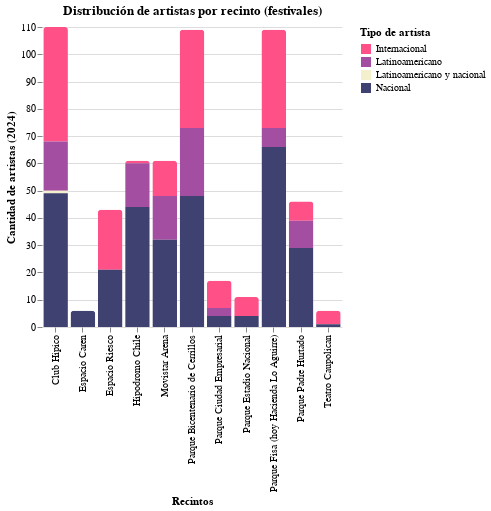

Notebook code for this chart:
### Code cell
import altair as alt
import pandas as pd

datos = pd.read_csv('/content/drive/MyDrive/Colab Notebooks/Artistas por recinto_2.0.csv')

chart_csv= alt.Chart(datos).mark_bar(

    cornerRadiusTopLeft=3,
    cornerRadiusTopRight=3

).encode(

    x='Recintos:O',
    y='Cantidad de artistas (2024):Q',

    color=alt.Color('Tipo de artista:N',
     scale=alt.Scale(
                    domain=['Internacional', 'Latinoamericano', 'Latinoamericano y nacional','Nacional'],
                    range=['#FF5187','#A34EA0','#F4F0CD','#3F4270']

       )
    )
).configure_view(step=16, strokeWidth=0).configure_axis(domain=False, labelFontSize=10, titleFontSize=11).properties(width=300, title="Distribución de artistas por recinto (festivales)", background="white").configure_title(anchor='middle', align='center')


chart_csv.show()

chart_csv.save('grafico-recintos-artistas.html')

### Figure 1 — Vega-Lite specification as saved in the notebook (floating-point values rounded to 4 significant figures)
{"config": {"view": {"continuousWidth": 300, "continuousHeight": 300, "step": 16, "strokeWidth": 0}, "axis": {"domain": false, "labelFontSize": 10, "titleFontSize": 11}, "title": {"align": "center", "anchor": "middle"}}, "data": {"name": "data-2f6cbf7b3231eec62f8c114daf090c9c"}, "mark": {"type": "bar", "cornerRadiusTopLeft": 3, "cornerRadiusTopRight": 3}, "background": "white", "encoding": {"color": {"field": "Tipo de artista", "scale": {"domain": ["Internacional", "Latinoamericano", "Latinoamericano y nacional", "Nacional"], "range": ["#FF5187", "#A34EA0", "#F4F0CD", "#3F4270"]}, "type": "nominal"}, "x": {"field": "Recintos", "type": "ordinal"}, "y": {"field": "Cantidad de artistas (2024)", "type": "quantitative"}}, "title": "Distribución de artistas por recinto (festivales)", "width": 300, "$schema": "https://vega.github.io/schema/vega-lite/v5.20.1.json", "datasets": {"data-2f6cbf7b3231eec62f8c114daf090c9c": [{"Recintos": "Club Hipico", "Tipo de artista": "Internacional", "Cantidad de artistas (2024)": 42}, {"Recintos": "Espacio Caren", "Tipo de artista": "Internacional", "Cantidad de artistas (2024)": 0}, {"Recintos": "Espacio Riesco", "Tipo de artista": "Internacional", "Cantidad de artistas (2024)": 22}, {"Recintos": "Hipodromo Chile", "Tipo de artista": "Internacional", "Cantidad de artistas (2024)": 1}, {"Recintos": "Movistar Arena", "Tipo de artista": "Internacional", "Cantidad de artistas (2024)": 13}, {"Recintos": "Parque Bicentenario de Cerrillos", "Tipo de artista": "Internacional", "Cantidad de artistas (2024)": 36}, {"Recintos": "Parque Ciudad Empresarial", "Tipo de artista": "Internacional", "Cantidad de artistas (2024)": 10}, {"Recintos": "Parque Estadio Nacional", "Tipo de artista": "Internacional", "Cantidad de artistas (2024)": 7}, {"Recintos": "Parque Fisa (hoy Hacienda Lo Aguirre)", "Tipo de artista": "Internacional", "Cantidad de artistas (2024)": 36}, {"Recintos": "Parque Padre Hurtado", "Tipo de artista": "Internacional", "Cantidad de artistas (2024)": 7}, {"Recintos": "Teatro Caupolican", "Tipo de artista": "Internacional", "Cantidad de artistas (2024)": 5}, {"Recintos": "Club Hipico", "Tipo de artista": "Latinoamericano", "Cantidad de artistas (2024)": 18}, {"Recintos": "Espacio Caren", "Tipo de artista": "Latinoamericano", "Cantidad de artistas (2024)": 0}, {"Recintos": "Espacio Riesco", "Tipo de artista": "Latinoamericano", "Cantidad de artistas (2024)": 0}, {"Recintos": "Hipodromo Chile", "Tipo de artista": "Latinoamericano", "Cantidad de artistas (2024)": 16}, {"Recintos": "Movistar Arena", "Tipo de artista": "Latinoamericano", "Cantidad de artistas (2024)": 16}, {"Recintos": "Parque Bicentenario de Cerrillos", "Tipo de artista": "Latinoamericano", "Cantidad de artistas (2024)": 25}, {"Recintos": "Parque Ciudad Empresarial", "Tipo de artista": "Latinoamericano", "Cantidad de artistas (2024)": 3}, {"Recintos": "Parque Estadio Nacional", "Tipo de artista": "Latinoamericano", "Cantidad de artistas (2024)": 0}, {"Recintos": "Parque Fisa (hoy Hacienda Lo Aguirre)", "Tipo de artista": "Latinoamericano", "Cantidad de artistas (2024)": 7}, {"Recintos": "Parque Padre Hurtado", "Tipo de artista": "Latinoamericano", "Cantidad de artistas (2024)": 10}, {"Recintos": "Teatro Caupolican", "Tipo de artista": "Latinoamericano", "Cantidad de artistas (2024)": 0}, {"Recintos": "Club Hipico", "Tipo de artista": "Latinoamericano y nacional", "Cantidad de artistas (2024)": 1}, {"Recintos": "Espacio Caren", "Tipo de artista": "Latinoamericano y nacional", "Cantidad de artistas (2024)": 0}, {"Recintos": "Espacio Riesco", "Tipo de artista": "Latinoamericano y nacional", "Cantidad de artistas (2024)": 0}, {"Recintos": "Hipodromo Chile", "Tipo de artista": "Latinoamericano y nacional", "Cantidad de artistas (2024)": 0}, {"Recintos": "Movistar Arena", "Tipo de artista": "Latinoamericano y nacional", "Cantidad de artistas (2024)": 0}, {"Recintos": "Parque Bicentenario de Cerrillos", "Tipo de artista": "Latinoamericano y nacional", "Cantidad de artistas (2024)": 0}, {"Recintos": "Parque Ciudad Empresarial", "Tipo de artista": "Latinoamericano y nacional", "Cantidad de artistas (2024)": 0}, {"Recintos": "Parque Estadio Nacional", "Tipo de artista": "Latinoamericano y nacional", "Cantidad de artistas (2024)": 0}, {"Recintos": "Parque Fisa (hoy Hacienda Lo Aguirre)", "Tipo de artista": "Latinoamericano y nacional", "Cantidad de artistas (2024)": 0}, {"Recintos": "Parque Padre Hurtado", "Tipo de artista": "Latinoamericano y nacional", "Cantidad de artistas (2024)": 0}, {"Recintos": "Teatro Caupolican", "Tipo de artista": "Latinoamericano y nacional", "Cantidad de artistas (2024)": 0}, {"Recintos": "Club Hipico", "Tipo de artista": "Nacional", "Cantidad de artistas (2024)": 49}, {"Recintos": "Espacio Caren", "Tipo de artista": "Nacional", "Cantidad de artistas (2024)": 6}, {"Recintos": "Espacio Riesco", "Tipo de artista": "Nacional", "Cantidad de artistas (2024)": 21}, {"Recintos": "Hipodromo Chile", "Tipo de artista": "Nacional", "Cantidad de artistas (2024)": 44}, {"Recintos": "Movistar Arena", "Tipo de artista": "Nacional", "Cantidad de artistas (2024)": 32}, {"Recintos": "Parque Bicentenario de Cerrillos", "Tipo de artista": "Nacional", "Cantidad de artistas (2024)": 48}, {"Recintos": "Parque Ciudad Empresarial", "Tipo de artista": "Nacional", "Cantidad de artistas (2024)": 4}, {"Recintos": "Parque Estadio Nacional", "Tipo de artista": "Nacional", "Cantidad de artistas (2024)": 4}, {"Recintos": "Parque Fisa (hoy Hacienda Lo Aguirre)", "Tipo de artista": "Nacional", "Cantidad de artistas (2024)": 66}, {"Recintos": "Parque Padre Hurtado", "Tipo de artista": "Nacional", "Cantidad de artistas (2024)": 29}, {"Recintos": "Teatro Caupolican", "Tipo de artista": "Nacional", "Cantidad de artistas (2024)": 1}]}}
